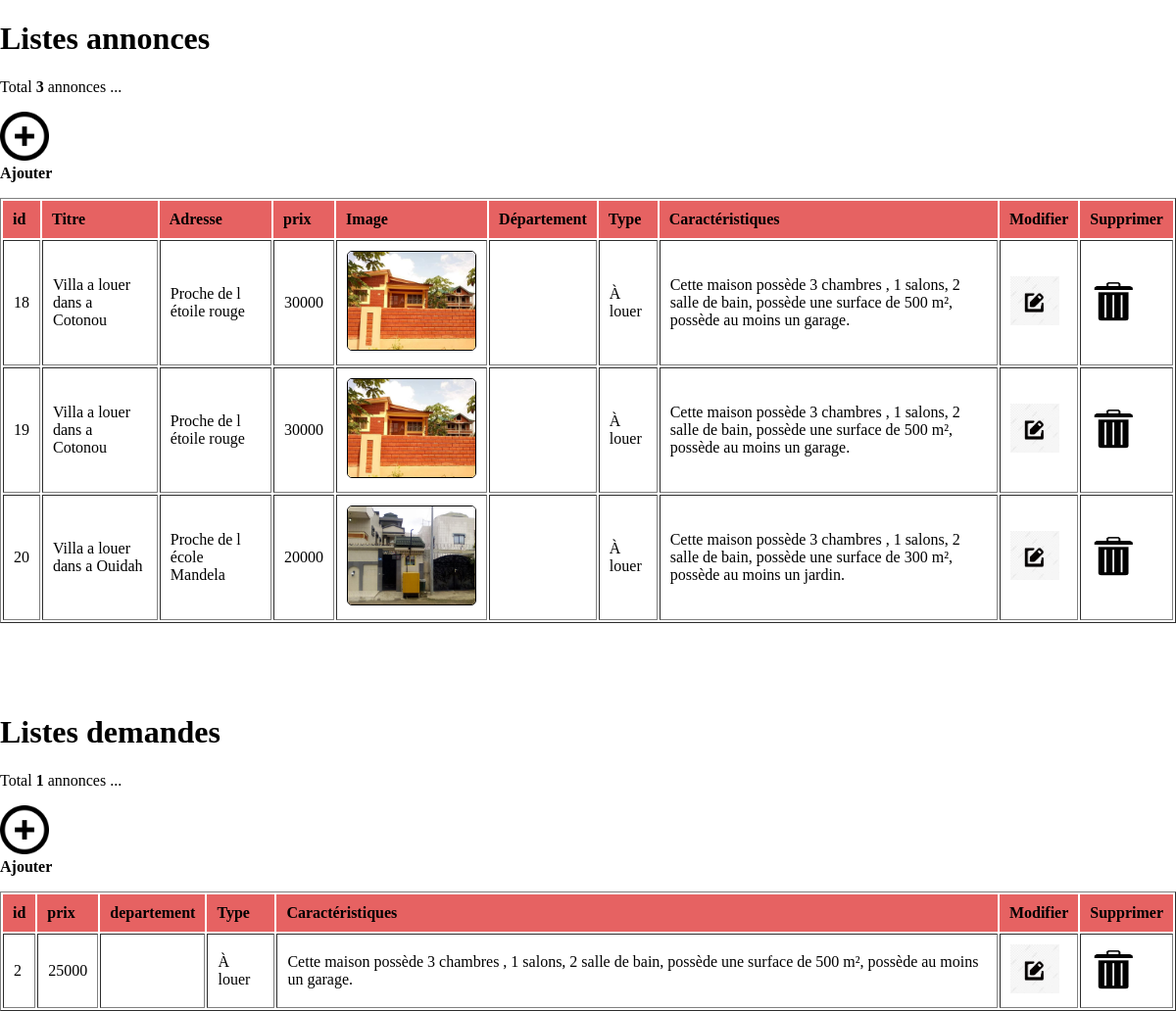
The page /tableaubord.php on the database its author committed.
### tables this page shows
CREATE TABLE `logement` (
  `id` int(11) NOT NULL,
  `titre` varchar(5000) NOT NULL,
  `adresse` varchar(5000) NOT NULL,
  `prix` int(11) NOT NULL,
  `image` varchar(500) NOT NULL,
  `carac` varchar(10000) NOT NULL,
  `departement` varchar(50) NOT NULL,
  `type` varchar(50) NOT NULL,
  `status` int(11) NOT NULL DEFAULT 1,
  `categorie` varchar(255) NOT NULL,
  `login_createur` varchar(255) NOT NULL,
  `telephone` int(11) NOT NULL,
  `date` date NOT NULL DEFAULT '2002-02-27'
);

### tableaubord.php (the view, shortened to what this page needs)
<?php require_once('connection.php')?>
<!DOCTYPE html>
<html>
    <head>
        <link rel="stylesheet" href="css/page1.css" type="text/css">
    </head>
    <body>
    <p><h1><b>Listes annonces </b></h1>
    <?php
        $requete="SELECT * from Logement where categorie='offre'";
        $resultat=mysqli_query($conn,$requete);
        $nbr=mysqli_num_rows($resultat);
        echo "<p> Total <b>".$nbr."</b> annonces ...";
    ?></p>
    <p> <a href="Ajouter.php"><img src="images/61183.png"  width="50px" height="50px"> </a><br><b>Ajouter</b></p>
<table width="100%" border="1px" class="tableaustyle">
        <tr>
            <th>id</th>
            <th>Titre</th>
            <th>Adresse</th>
            <th>prix</th>
            <th>Image</th>
            <th>Département</th>
            <th>Type</th>
            <th>Caractéristiques</th>
            <th>Modifier</th>
            <th>Supprimer</th>
    </tr>
    <?php
    while($ligne=mysqli_fetch_assoc($resultat)){
        ?>
        <tr>
            <td><?php echo $ligne['id']?></td>
            <td><?php echo $ligne['titre']?></td>
            <td><?php echo $ligne['adresse']?></td>
            <td><?php echo $ligne['prix']?></td>
            <td><img src='<?php echo $ligne['image']?>' class="myphoto"></td>
            <td><?php echo $ligne['departement']?></td>
            <td><?php echo $ligne['type']?></td>
            <td><?php echo $ligne['carac']?></td>
            <td><a href="Modifier.php?modifanon=<?php echo $ligne['id']?>"><img src='images/pngtree-black-edit-icon-png-image_4422168.jpg'  width="50px" height="50px"></td>
            <td><a href="Supprimer.php?suprimanno=<?php echo $ligne['id']?>"><img src='images/téléchargement.png'  width="50px" height="50px"></td>
        </tr>
<?php }?>
</table>
<br>
<br>
<br>
<br>
<p><h1><b>Listes demandes </b></h1>
    <?php
        $requete="SELECT * from Logement where categorie='demande' ";
        $resultat=mysqli_query($conn,$requete);
        $nbr=mysqli_num_rows($resultat);
        echo "<p> Total <b>".$nbr."</b> annonces ...";
    ?></p>
    <p> <a href="Ajouterdemande.php"><img src="images/61183.png"  width="50px" height="50px"> </a><br><b>Ajouter</b></p>
<table width="100%" border="1px" class="tableaustyle">
        <tr>
            <th>id</th>
            <th>prix</th>
            <th>departement</th>
            <th>Type</th>
            <th>Caractéristiques</th>
            <th>Modifier</th>
            <th>Supprimer</th>
    </tr>
    <?php
    while($ligne=mysqli_fetch_assoc($resultat)){
        ?>
        <tr>
            <td><?php echo $ligne['id']?></td>
            <td><?php echo $ligne['prix']?></td>
            <td><?php echo $ligne['departement']?></td>
            <td><?php echo $ligne['type']?></td>
            <td><?php echo $ligne['carac']?></td>
            <td><a href="Modifierdemande.php?modifanon=<?php echo $ligne['id']?>"><img src='images/pngtree-black-edit-icon-png-image_4422168.jpg'  width="50px" height="50px"></td>
            <td><a href="Supprimerdemande.php?suprimanno=<?php echo $ligne['id']?>"><img src='images/téléchargement.png'  width="50px" height="50px"></td>
        </tr>
<?php }?>
</table>
</body>
</html>

### css/page1.css (style rules this page uses)
html,body { margin: 0; padding: 0; width: 100%; height: 100%; }
a { text-decoration: none; }
table { caption-side:bottom ; }
th ,td { text-align: left; border: 2; padding: 10px; }
th { border: none; background-color: #e66262 ; padding: 10px; }
.myphoto { width: 130px; height: 100px; border-radius: 5px solid black ; border: 1px solid black; }

### tableaubord.php (style rules this page uses)
.myphoto { width: 130px; height: 100px; border-radius: 5px; border: 1px solid; }

### rows shown on the page
logement: id "18", titre "Villa a louer dans a Cotonou", adresse "Proche de l étoile rouge", prix "30000", image (picture), type "À louer", carac "Cette maison possède 3 chambres , 1 salons, 2 salle de bain, possède une surface de 500 m², possède au moins un garage."
logement: id "19", titre "Villa a louer dans a Cotonou", adresse "Proche de l étoile rouge", prix "30000", image (picture), type "À louer", carac "Cette maison possède 3 chambres , 1 salons, 2 salle de bain, possède une surface de 500 m², possède au moins un garage."
logement: id "20", titre "Villa a louer dans a Ouidah", adresse "Proche de l école Mandela", prix "20000", image (picture), type "À louer", carac "Cette maison possède 3 chambres , 1 salons, 2 salle de bain, possède une surface de 300 m², possède au moins un jardin."
logement: id "2", prix "25000", type "À louer", carac "Cette maison possède 3 chambres , 1 salons, 2 salle de bain, possède une surface de 500 m², possède au moins un garage."

### other values the page prints
$nbr "3"
$nbr "1"
